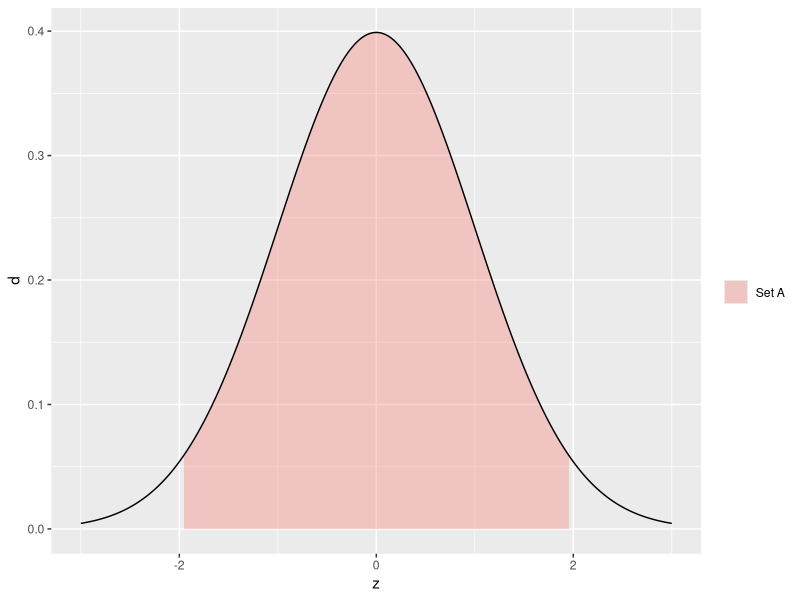
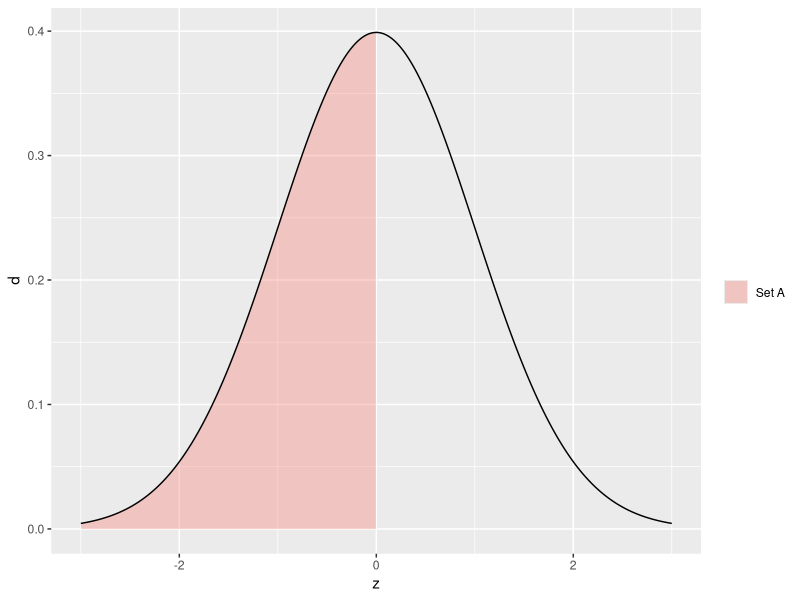
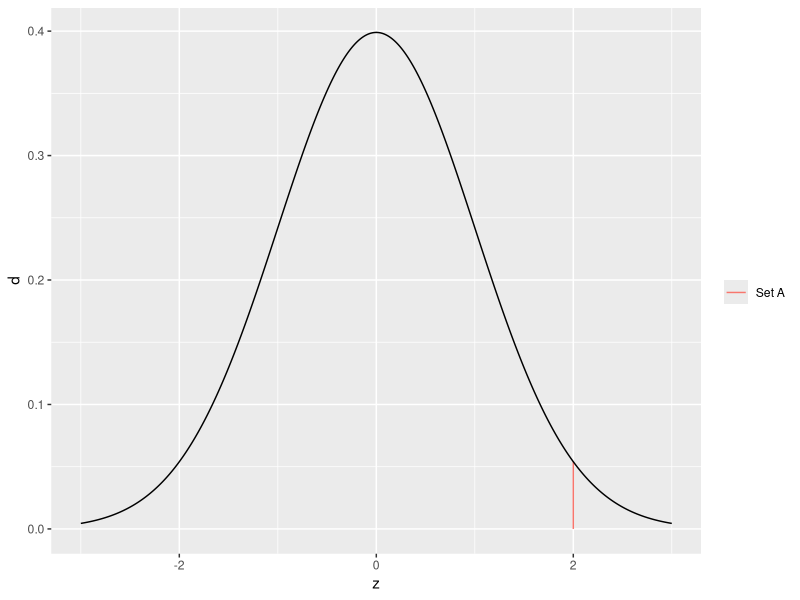
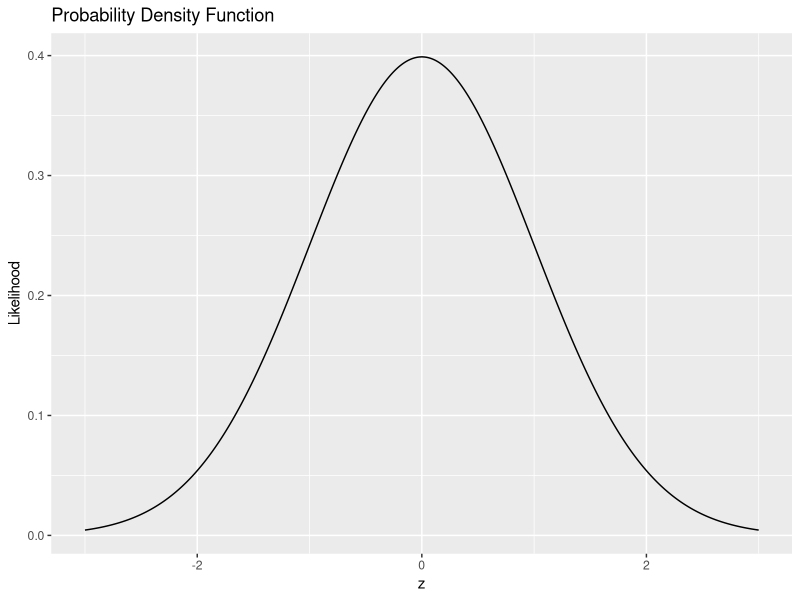
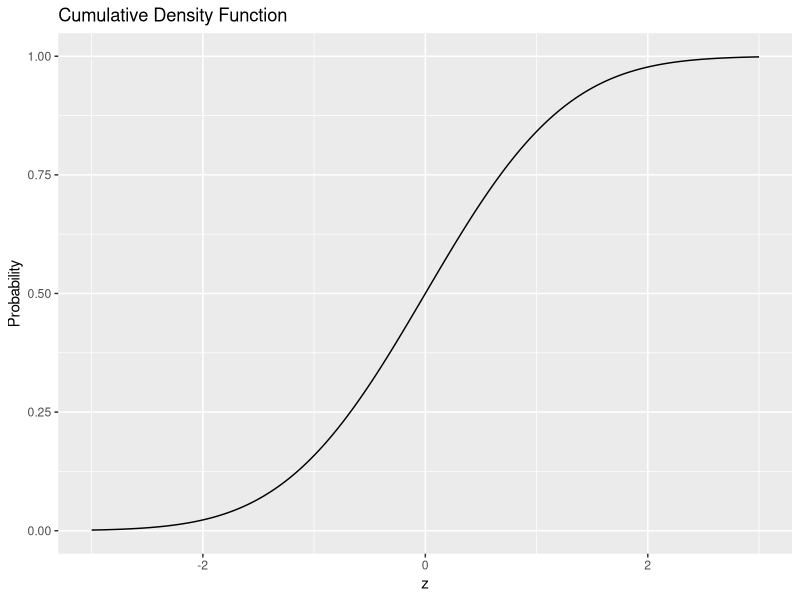

Generate these figures, in order, with R:
## ---- chunk 1
library(tidyverse)
## ---- chunk 2
## NOTE: No need to change this!
tibble(z = seq(-3, +3, length.out = 500)) %>%
  mutate(d = dnorm(z)) %>%
  ggplot(aes(z, d)) +
  geom_ribbon(
    data = . %>% filter(-1.96 <= z, z <= +1.96),
    aes(ymin = 0, ymax = d, fill = "Set A"),
    alpha = 1 / 3
  ) +
  geom_line() +
  scale_fill_discrete(name = "")
## ---- chunk 3
## NOTE: No need to change this!
df_z <- tibble(z = rnorm(100))

df_z %>%
  mutate(in_A = (-1.96 <= z) & (z <= +1.96)) %>%
  summarize(count_total = n(), count_A = sum(in_A), fr = mean(in_A))
## ---- chunk 4
## NOTE: No need to change this!
df_z <- tibble(z = rnorm(100))

# task-begin
## TODO: Compute `count_total`, `count_A`, and `fr`
# task-end
# solution-begin
df_z %>%
  mutate(in_A = (z <= 0)) %>%
  summarize(count_total = n(), count_A = sum(in_A), fr = mean(in_A))
# solution-end
## ---- chunk 5
## NOTE: No need to change this!
tibble(z = seq(-3, +3, length.out = 500)) %>%
  mutate(d = dnorm(z)) %>%
  ggplot(aes(z, d)) +
  geom_ribbon(
    data = . %>% filter(z <= 0),
    aes(ymin = 0, ymax = d, fill = "Set A"),
    alpha = 1 / 3
  ) +
  geom_line() +
  scale_fill_discrete(name = "")
## ---- chunk 6
## NOTE: No need to change this!
map_dfr(
  c(10, 100, 1000, 1e4),
  function(n_samples) {
    tibble(
      z = rnorm(n = n_samples),
      n = n_samples
    ) %>%
      mutate(in_A = (z <= 0)) %>%
      summarize(count_total = n(), count_A = sum(in_A), fr = mean(in_A))
  }
)
## ---- chunk 7
## TASK: Modify the code below
map_dfr(
  c(10, 100, 1000, 1e4),
  function(n_samples) {
    tibble(
      z = rnorm(n = n_samples),
      n = n_samples
    ) %>%
# task-begin
      mutate(in_A = (z <= 0)) %>%
# task-end
# solution-begin
      mutate(in_A = (-1.96 <= z) & (z <= +1.96)) %>%
# solution-end
      summarize(count_total = n(), count_A = sum(in_A), fr = mean(in_A))
  }
)
## ---- chunk 8
## TASK: Modify the code below
map_dfr(
  c(10, 100, 1000, 1e4),
  function(n_samples) {
    tibble(
      z = rnorm(n = n_samples),
      n = n_samples
    ) %>%
# task-begin
      mutate(in_A = (z <= 0)) %>%
# task-end
# solution-begin
      mutate(in_A = (z == 2)) %>%
# solution-end
      summarize(count_total = n(), count_A = sum(in_A), fr = mean(in_A))
  }
)
## ---- chunk 9
## NOTE: No need to change this!
tibble(z = seq(-3, +3, length.out = 500)) %>%
  mutate(d = dnorm(z)) %>%
  ggplot(aes(z, d)) +
  geom_segment(
    data = tibble(z = 2, d = dnorm(2)),
    mapping = aes(z, 0, xend = 2, yend = d, color = "Set A")
  ) +
  geom_line() +
  scale_color_discrete(name = "")
## ---- chunk 10
tibble(z = seq(-3, +3, length.out = 1000)) %>%
  mutate(d = dnorm(z)) %>%

  ggplot(aes(z, d)) +
  geom_line() +
  labs(
    x = "z",
    y = "Likelihood",
    title = "Probability Density Function"
  )
## ---- chunk 11
tibble(z = seq(-3, +3, length.out = 1000)) %>%
  mutate(p = pnorm(z)) %>%

  ggplot(aes(z, p)) +
  geom_line() +
  labs(
    x = "z",
    y = "Probability",
    title = "Cumulative Density Function"
  )
## ---- chunk 12
## TASK: Compute the probability that Z <= 0, assign to p0
# task-begin
p0 <- NA_real_
# task-end
# solution-begin
p0 <- pnorm(q = 0)
# solution-end
p0
## ---- chunk 13
## NOTE: No need to change this
assertthat::assert_that(p0 == 0.5)
print("Nice!")
## ---- chunk 14
## TASK: Compute the probability that -1.96 <= Z <= +1.96, assign to pI
# task-begin
pI <- NA_real_
# task-end
# solution-begin
pI <- pnorm(q = +1.96) - pnorm(q = -1.96)
# solution-end
pI
## ---- chunk 15
## NOTE: No need to change this
assertthat::assert_that(abs(pI - 0.95) < 1e-3)
print("Nice!")
